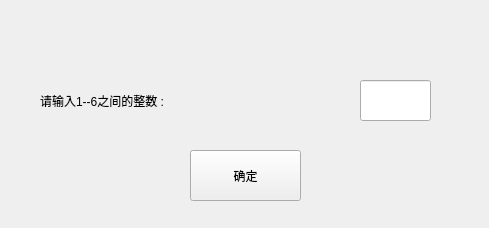
<?xml version="1.0" encoding="UTF-8"?>
<ui version="4.0">
 <class>number</class>
 <widget class="QWidget" name="number">
  <property name="geometry">
   <rect>
    <x>0</x>
    <y>0</y>
    <width>489</width>
    <height>228</height>
   </rect>
  </property>
  <property name="windowTitle">
   <string>Form</string>
  </property>
  <widget class="QLineEdit" name="lineEdit">
   <property name="geometry">
    <rect>
     <x>360</x>
     <y>80</y>
     <width>71</width>
     <height>41</height>
    </rect>
   </property>
  </widget>
  <widget class="QLabel" name="label">
   <property name="geometry">
    <rect>
     <x>40</x>
     <y>70</y>
     <width>341</width>
     <height>61</height>
    </rect>
   </property>
   <property name="styleSheet">
    <string notr="true">font: 12pt &quot;Agency FB&quot;;</string>
   </property>
   <property name="text">
    <string>请输入1--6之间的整数 :</string>
   </property>
  </widget>
  <widget class="QPushButton" name="pushButton">
   <property name="geometry">
    <rect>
     <x>190</x>
     <y>150</y>
     <width>111</width>
     <height>51</height>
    </rect>
   </property>
   <property name="text">
    <string>确定</string>
   </property>
  </widget>
 </widget>
 <resources/>
 <connections/>
</ui>
